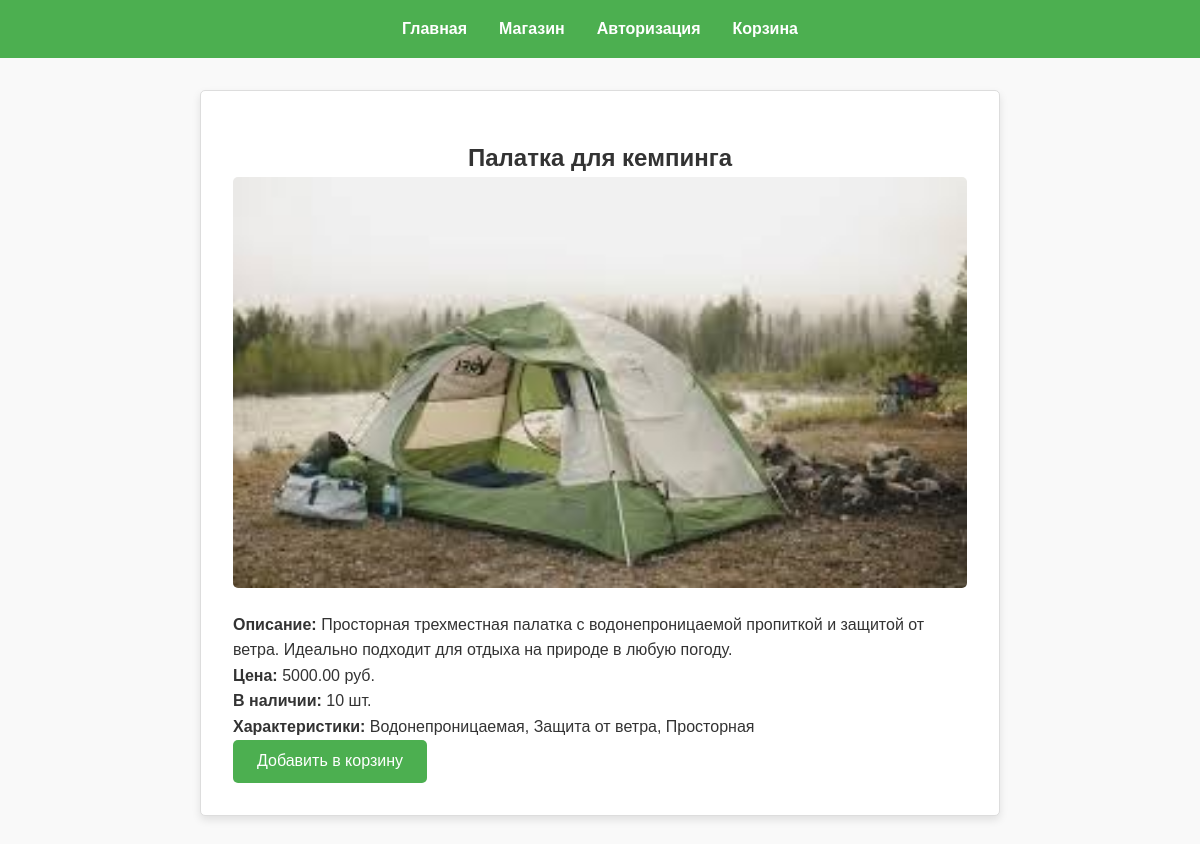
Screenshot of /product-details.php?id=1 with the database file from the repository.
### tables this page shows
CREATE TABLE `products` (
  `id` int(11) NOT NULL,
  `name` varchar(100) NOT NULL,
  `description` text NOT NULL,
  `image` varchar(255) NOT NULL,
  `price` decimal(10,2) NOT NULL,
  `quantity` int(11) NOT NULL,
  `features` text NOT NULL
);

### product-details.php (the view, shortened to what this page needs)
<?php
$servername = "localhost";
$username = "root";
$password = "";
$dbname = "shop_db";
$conn = new mysqli($servername, $username, $password, $dbname);
$product_id = $_GET['id'];
$stmt = $conn->prepare("SELECT name, description, image, price, quantity, features FROM products WHERE id = ?");
$stmt->bind_param("i", $product_id);
$stmt->execute();
$stmt->bind_result($name, $description, $image, $price, $quantity, $features);
?>
<!DOCTYPE html>
<html lang="ru">
<head>
    <link rel="stylesheet" href="styles.css">
</head>
<body>
    <header>
        <nav>
            <ul>
                <li><a href="index.html">Главная</a></li>
                <li><a href="shop.html">Магазин</a></li>
                <li><a href="login.html">Авторизация</a></li>
                <li><a href="cart.php">Корзина</a></li>
            </ul>
        </nav>
    </header>
    <div class="product-details">
        <h2><?php echo $name; ?></h2>
        <img src="images/<?php echo $image; ?>" alt="<?php echo $name; ?>" class="product-image-large">
        <p><strong>Описание:</strong> <?php echo $description; ?></p>
        <p><strong>Цена:</strong> <?php echo $price; ?> руб.</p>
        <p><strong>В наличии:</strong> <?php echo $quantity; ?> шт.</p>
        <p><strong>Характеристики:</strong> <?php echo $features; ?></p>
        <button class="add-to-cart-button">Добавить в корзину</button>
    </div>
</body>
</html>

### styles.css (style rules this page uses)
* { margin: 0; padding: 0; box-sizing: border-box; }
body { font-family: 'Arial', sans-serif; background-color: #f9f9f9; color: #333; line-height: 1.6; }
header { background-color: #4CAF50; color: white; padding: 1rem; text-align: center; position: sticky; top: 0; z-index: 1000; }
nav ul { list-style: none; display: flex; justify-content: center; gap: 2rem; }
nav a { color: white; text-decoration: none; font-weight: bold; transition: color 0.3s; }
h1, h2 { margin-top: 1rem; text-align: center; color: #333; }
.product-details { max-width: 800px; margin: 2rem auto; padding: 2rem; border: 1px solid #ddd; border-radius: 5px; background-color: #fff; box-shadow: 0 4px 8px rgba(0, 0, 0, 0.1); text-align: left; }
.product-image-large { width: 100%; height: auto; border-radius: 5px; margin-bottom: 1rem; }
.add-to-cart-button, .remove-from-cart-button { padding: 0.8rem 1.5rem; background-color: #4CAF50; color: white; border: none; border-radius: 5px; cursor: pointer; font-size: 1rem; transition: background-color 0.3s; }
nav ul { list-style: none; display: flex; gap: 2rem; margin: 0; padding: 0; }
nav a { color: white; text-decoration: none; font-weight: bold; }
* { box-sizing: border-box; }
img { width: 100%; border-radius: 5px; }

### rows the page displays
products: name "Палатка для кемпинга", image (picture), description "Просторная трехместная палатка с водонепроницаемой пропиткой и защитой от ветра. Идеально подходит для отдыха на природе в любую погоду.", price "5000.00", quantity "10", features "Водонепроницаемая, Защита от ветра, Просторная"
